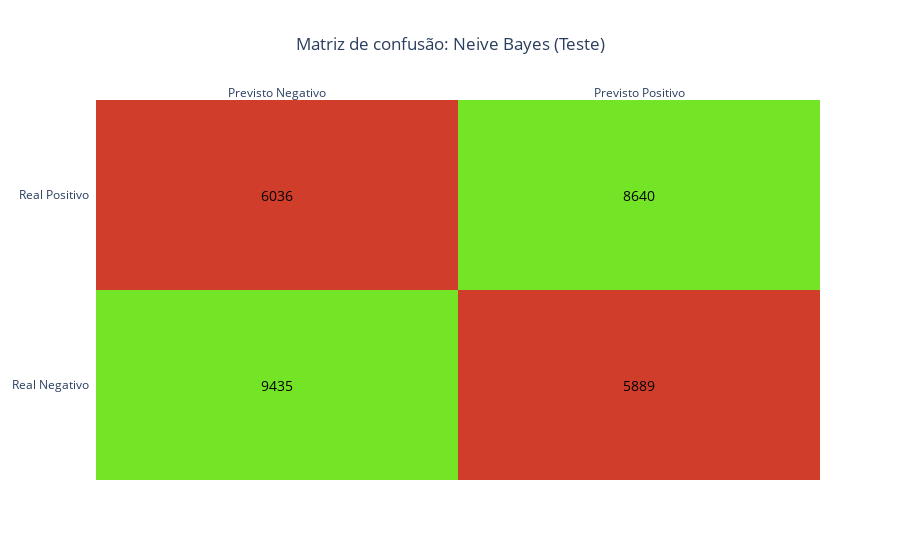

Notebook code for this chart:
### Code cell
plot_matrix(matriz_neive_teste, 'Neive Bayes', 'Teste')

### Figure 1 — Plotly figure (JSON) as saved in the notebook; plotly's stock layout.template omitted (floating-point values rounded to 4 significant figures)
{"data": [{"colorscale": [[0, "#d03d2a"], [1, "#73e526"]], "reversescale": false, "showscale": false, "type": "heatmap", "x": ["Previsto Negativo", "Previsto Positivo"], "y": ["Real Negativo", "Real Positivo"], "z": [[1, 0], [0, 1]]}], "layout": {"annotations": [{"font": {"color": "black", "size": 14}, "showarrow": false, "text": "9435", "x": "Previsto Negativo", "xref": "x", "y": "Real Negativo", "yref": "y"}, {"font": {"color": "black", "size": 14}, "showarrow": false, "text": "5889", "x": "Previsto Positivo", "xref": "x", "y": "Real Negativo", "yref": "y"}, {"font": {"color": "black", "size": 14}, "showarrow": false, "text": "6036", "x": "Previsto Negativo", "xref": "x", "y": "Real Positivo", "yref": "y"}, {"font": {"color": "black", "size": 14}, "showarrow": false, "text": "8640", "x": "Previsto Positivo", "xref": "x", "y": "Real Positivo", "yref": "y"}], "title": {"text": "Matriz de confusão: Neive Bayes (Teste)", "x": 0.5}, "xaxis": {"dtick": 1, "gridcolor": "rgb(0, 0, 0)", "side": "top", "ticks": ""}, "yaxis": {"dtick": 1, "ticks": "", "ticksuffix": "  "}}}
